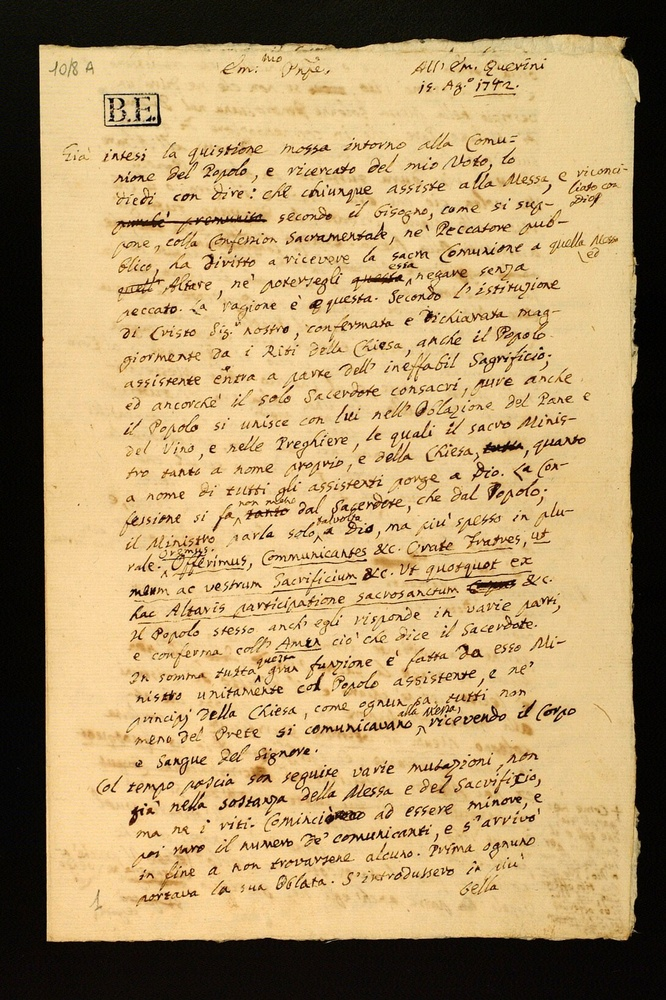
#> input picture novel/original.jpg, 666 x 1000 px, shrunk from 1090 x 1637 before the run, given in place of original.png, which was not available
$ python 'line transfrom.py'
#> lines starting #> are read from the running program, lines starting #| are printed output that depends on the picture; after the words box and inside, x2 and y2 are one past the last pixel; in counts of white or black regions, pixels touching at a corner belong together; pictures that were not available may be replaced by others from this repository, and a replacement may not be noted
import cv2
import numpy as np
import matplotlib.pyplot as plt
# Load an image
new = cv2.imread('original.png')
#> new is the input picture: shape (1000, 666, 3); mean B, G, R 108.2, 152.5, 179.1
image = cv2.imread('original.png')
gray = cv2.cvtColor(image, cv2.COLOR_BGR2GRAY)
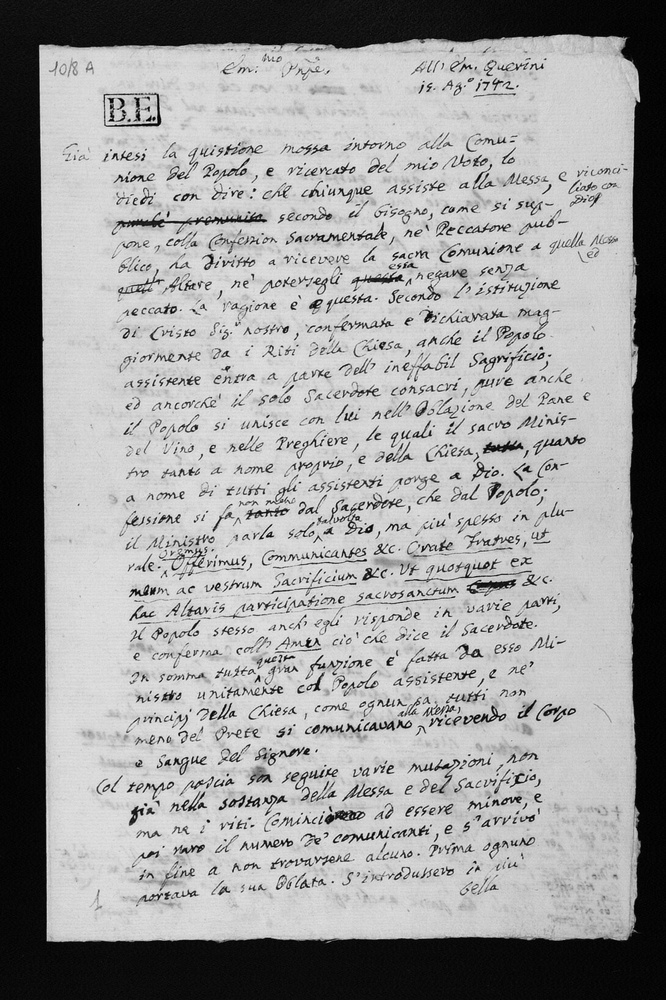
#> gray: shape (1000, 666); min 0, max 243, mean 155.4

# Apply edge detection (you can use Canny or any other edge detection method)
edges = cv2.Canny(gray, 50, 150, apertureSize=3)
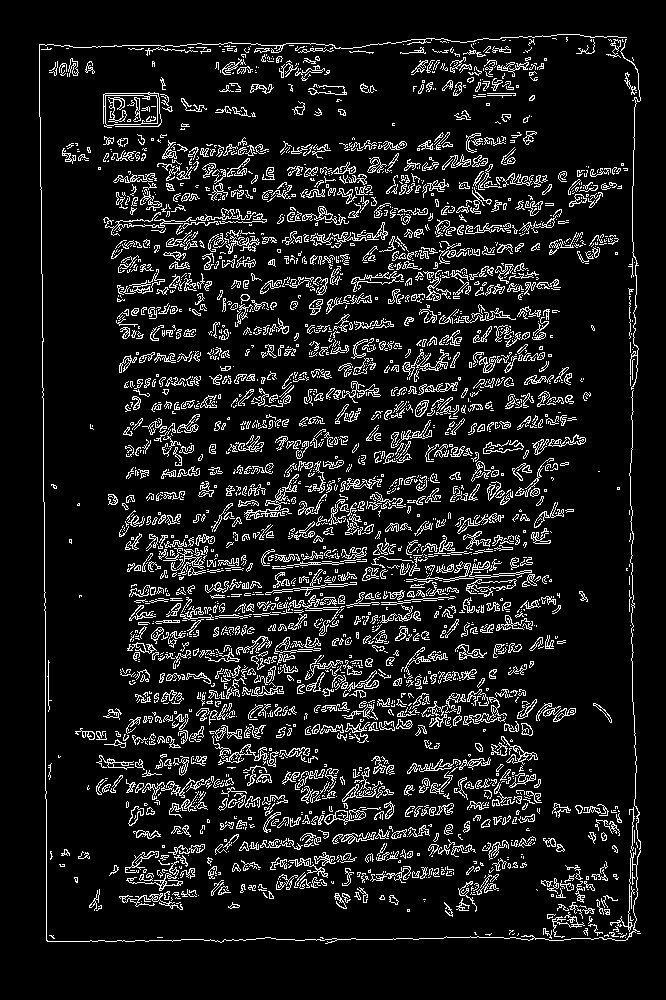
#> edges: shape (1000, 666); 10.3% white in thin lines or dots, all inside (x1, y1, x2, y2) = (39, 34, 641, 944)

# Apply Hough Line Transform
lines = cv2.HoughLines(edges, 1, np.pi / 180, threshold=100)

# Draw detected lines on the original image
if lines is not None:
    for line in lines:
        rho, theta = line[0]
        a = np.cos(theta)
        b = np.sin(theta)
        x0 = a * rho
        y0 = b * rho
        x1 = int(x0 + 1000 * (-b))
        y1 = int(y0 + 1000 * (a))
        x2 = int(x0 - 1000 * (-b))
        y2 = int(y0 - 1000 * (a))

        cv2.line(image, (x1, y1), (x2, y2), (0, 0, 255), 2)
#> this loop made 10732 passes
#> (rho, theta, a, b, x0, y0, x1, y1) on passes 1 to 3: (632, 0, 1, 0, 632, 0, 632, 1000), (476, 0.384, 0.927, 0.375, 441.3, 178.3, 66, 1105), (701, 0.785, 0.707, 0.707, 495.7, 495.7, -211, 1202)
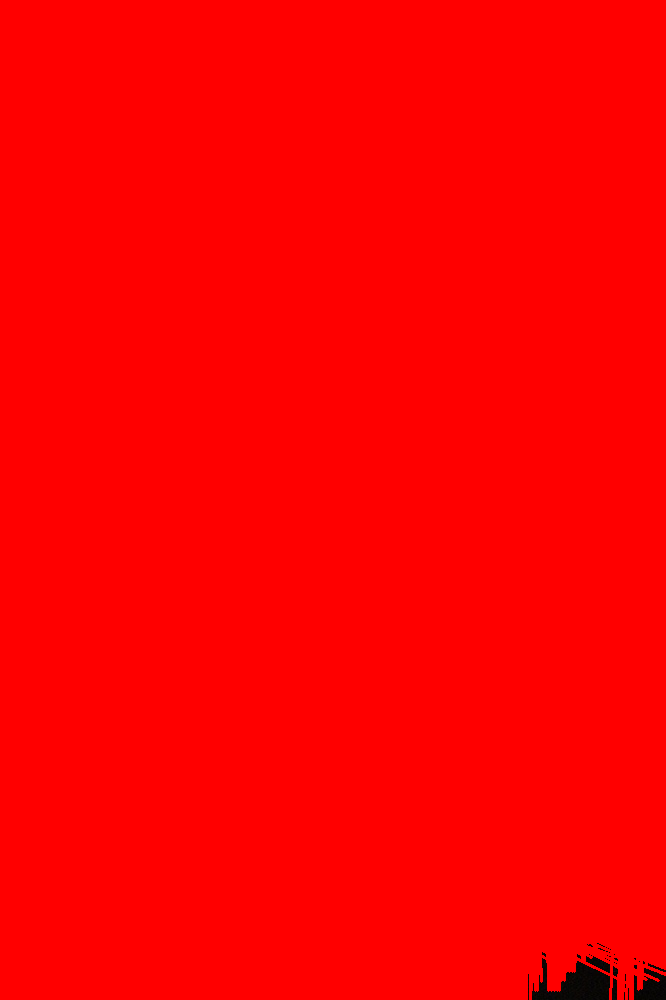
#> image: shape (1000, 666, 3); mean B, G, R 0, 0, 253.9

# Display the result
display = [new, image]
label = ['Original Image', 'Line Transform']

fig = plt.figure(figsize=(12, 10))

for i in range(len(display)):
    fig.add_subplot(1, 2, i+1)
    plt.imshow(cv2.cvtColor(display[i], cv2.COLOR_BGR2RGB))  # Convert BGR to RGB for matplotlib
    plt.title(label[i])
#> this loop made 2 passes

plt.show()
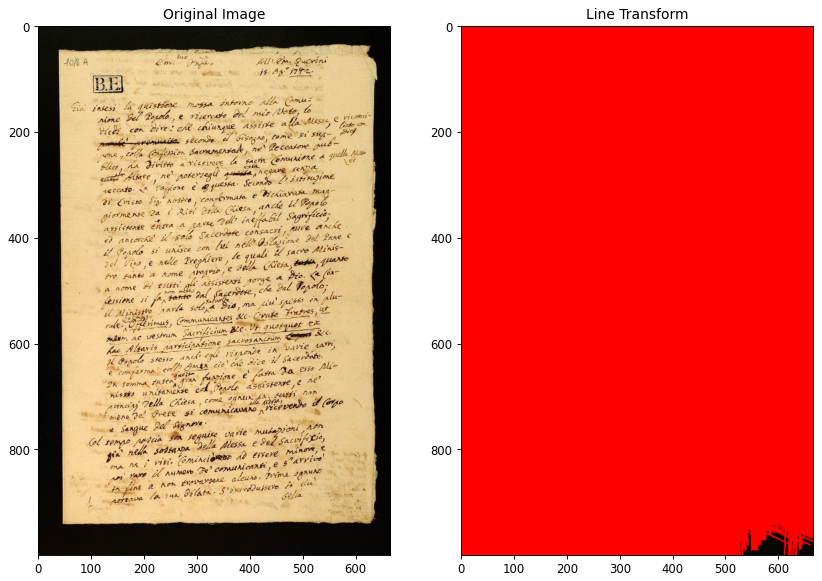
#> figure drawn by matplotlib, 2 panels
